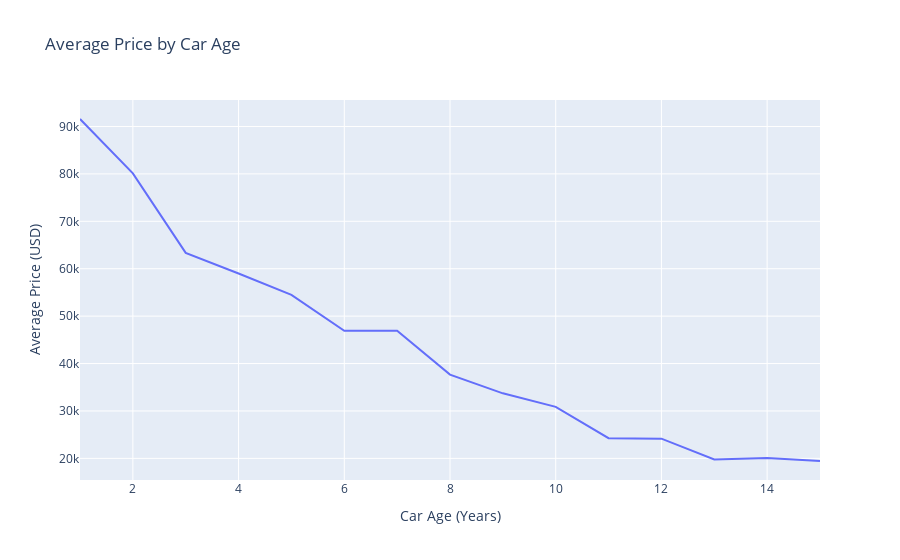

Notebook source saved alongside this figure:
### Markdown cell above
### 📉 Depreciation Visualization by Car Age

### Code cell
# Average price by car age
avg_price_by_age = df.groupby("car_age")["price"].mean().reset_index()

fig = px.line(avg_price_by_age, x="car_age", y="price", title="Average Price by Car Age",
              labels={"car_age": "Car Age (Years)", "price": "Average Price (USD)"})
fig.show()

### Figure 1 — Plotly figure (JSON) as saved in the notebook; plotly's stock layout.template omitted (floating-point values rounded to 4 significant figures)
{"data": [{"hovertemplate": "Car Age (Years)=%{x}<br>Average Price (USD)=%{y}<extra></extra>", "legendgroup": "", "line": {"color": "#636efa", "dash": "solid"}, "marker": {"symbol": "circle"}, "mode": "lines", "name": "", "orientation": "v", "showlegend": false, "type": "scatter", "x": [1, 2, 3, 4, 5, 6, 7, 8, 9, 10, 11, 12, 13, 14, 15], "xaxis": "x", "y": [91580.0, 80100.0, 63350.0, 59000.0, 54480.0, 46900.0, 46890.0, 37660.0, 33720.0, 30870.0, 24250.0, 24160.0, 19780.0, 20090.0, 19440.0], "yaxis": "y"}], "layout": {"legend": {"tracegroupgap": 0}, "title": {"text": "Average Price by Car Age"}, "xaxis": {"anchor": "y", "domain": [0, 1], "title": {"text": "Car Age (Years)"}}, "yaxis": {"anchor": "x", "domain": [0, 1], "title": {"text": "Average Price (USD)"}}}}
